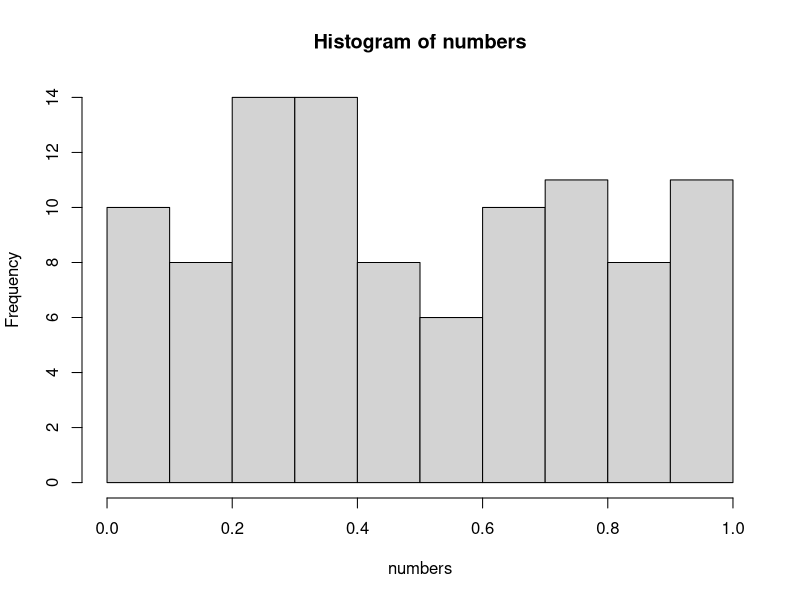

Source code (R):
## ---- chunk 1
numbers <- runif(1:100)
hist(numbers)
numbers_mean <- mean(numbers)  # save the mean

img_url <- "https://cdn.aarp.net/content/dam/aarp/money/scams_fraud/2019/12/1140-puppy-sad.jpg"

img_mark <- paste0("![dog](",img_url,")")
## ---- chunk 2
print(numbers)
## ---- chunk 3
msg <- "**Hello WORLD**"
